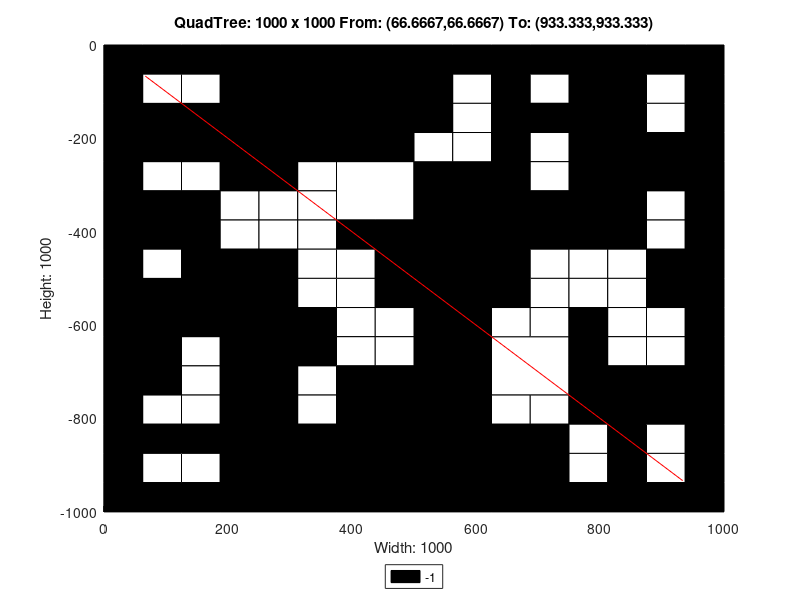

Here is the MATLAB script that generated this plot:
axis([0 1000 -1000 0]);
title('QuadTree: 1000 x 1000 From: (66.6667,66.6667) To: (933.333,933.333)');
xlabel('Width: 1000');
ylabel('Height: 1000');
rectangle('Position',[250 -250 250 250], 'FaceColor',[0 0 0]);
rectangle('Position',[0 -250 125 125], 'FaceColor',[0 0 0]);
rectangle('Position',[125 -250 125 125], 'FaceColor',[0 0 0]);
rectangle('Position',[375 -375 125 125], 'FaceColor',[1 1 1]);
rectangle('Position',[750 -125 125 125], 'FaceColor',[0 0 0]);
rectangle('Position',[750 -250 125 125], 'FaceColor',[0 0 0]);
rectangle('Position',[500 -375 125 125], 'FaceColor',[0 0 0]);
rectangle('Position',[500 -500 125 125], 'FaceColor',[0 0 0]);
rectangle('Position',[750 -375 125 125], 'FaceColor',[0 0 0]);
rectangle('Position',[0 -625 125 125], 'FaceColor',[0 0 0]);
rectangle('Position',[125 -625 125 125], 'FaceColor',[0 0 0]);
rectangle('Position',[0 -750 125 125], 'FaceColor',[0 0 0]);
rectangle('Position',[375 -875 125 125], 'FaceColor',[0 0 0]);
rectangle('Position',[250 -1000 125 125], 'FaceColor',[0 0 0]);
rectangle('Position',[375 -1000 125 125], 'FaceColor',[0 0 0]);
rectangle('Position',[500 -625 125 125], 'FaceColor',[0 0 0]);
rectangle('Position',[500 -750 125 125], 'FaceColor',[0 0 0]);
rectangle('Position',[625 -750 125 125], 'FaceColor',[1 1 1]);
rectangle('Position',[500 -875 125 125], 'FaceColor',[0 0 0]);
rectangle('Position',[500 -1000 125 125], 'FaceColor',[0 0 0]);
rectangle('Position',[625 -1000 125 125], 'FaceColor',[0 0 0]);
rectangle('Position',[0 -62.5 62.5 62.5], 'FaceColor',[0 0 0]);
rectangle('Position',[62.5 -62.5 62.5 62.5], 'FaceColor',[0 0 0]);
rectangle('Position',[0 -125 62.5 62.5], 'FaceColor',[0 0 0]);
rectangle('Position',[62.5 -125 62.5 62.5], 'FaceColor',[1 1 1]);
rectangle('Position',[125 -62.5 62.5 62.5], 'FaceColor',[0 0 0]);
rectangle('Position',[187.5 -62.5 62.5 62.5], 'FaceColor',[0 0 0]);
rectangle('Position',[125 -125 62.5 62.5], 'FaceColor',[1 1 1]);
rectangle('Position',[187.5 -125 62.5 62.5], 'FaceColor',[0 0 0]);
rectangle('Position',[0 -312.5 62.5 62.5], 'FaceColor',[0 0 0]);
rectangle('Position',[62.5 -312.5 62.5 62.5], 'FaceColor',[1 1 1]);
rectangle('Position',[0 -375 62.5 62.5], 'FaceColor',[0 0 0]);
rectangle('Position',[62.5 -375 62.5 62.5], 'FaceColor',[0 0 0]);
rectangle('Position',[125 -312.5 62.5 62.5], 'FaceColor',[1 1 1]);
rectangle('Position',[187.5 -312.5 62.5 62.5], 'FaceColor',[0 0 0]);
rectangle('Position',[125 -375 62.5 62.5], 'FaceColor',[0 0 0]);
rectangle('Position',[187.5 -375 62.5 62.5], 'FaceColor',[1 1 1]);
rectangle('Position',[0 -437.5 62.5 62.5], 'FaceColor',[0 0 0]);
rectangle('Position',[62.5 -437.5 62.5 62.5], 'FaceColor',[0 0 0]);
rectangle('Position',[0 -500 62.5 62.5], 'FaceColor',[0 0 0]);
rectangle('Position',[62.5 -500 62.5 62.5], 'FaceColor',[1 1 1]);
rectangle('Position',[125 -437.5 62.5 62.5], 'FaceColor',[0 0 0]);
rectangle('Position',[187.5 -437.5 62.5 62.5], 'FaceColor',[1 1 1]);
rectangle('Position',[125 -500 62.5 62.5], 'FaceColor',[0 0 0]);
rectangle('Position',[187.5 -500 62.5 62.5], 'FaceColor',[0 0 0]);
rectangle('Position',[250 -312.5 62.5 62.5], 'FaceColor',[0 0 0]);
rectangle('Position',[312.5 -312.5 62.5 62.5], 'FaceColor',[1 1 1]);
rectangle('Position',[250 -375 62.5 62.5], 'FaceColor',[1 1 1]);
rectangle('Position',[312.5 -375 62.5 62.5], 'FaceColor',[1 1 1]);
rectangle('Position',[250 -437.5 62.5 62.5], 'FaceColor',[1 1 1]);
rectangle('Position',[312.5 -437.5 62.5 62.5], 'FaceColor',[1 1 1]);
rectangle('Position',[250 -500 62.5 62.5], 'FaceColor',[0 0 0]);
rectangle('Position',[312.5 -500 62.5 62.5], 'FaceColor',[1 1 1]);
rectangle('Position',[375 -437.5 62.5 62.5], 'FaceColor',[0 0 0]);
rectangle('Position',[437.5 -437.5 62.5 62.5], 'FaceColor',[0 0 0]);
rectangle('Position',[375 -500 62.5 62.5], 'FaceColor',[1 1 1]);
rectangle('Position',[437.5 -500 62.5 62.5], 'FaceColor',[0 0 0]);
rectangle('Position',[500 -62.5 62.5 62.5], 'FaceColor',[0 0 0]);
rectangle('Position',[562.5 -62.5 62.5 62.5], 'FaceColor',[0 0 0]);
rectangle('Position',[500 -125 62.5 62.5], 'FaceColor',[0 0 0]);
rectangle('Position',[562.5 -125 62.5 62.5], 'FaceColor',[1 1 1]);
rectangle('Position',[625 -62.5 62.5 62.5], 'FaceColor',[0 0 0]);
rectangle('Position',[687.5 -62.5 62.5 62.5], 'FaceColor',[0 0 0]);
rectangle('Position',[625 -125 62.5 62.5], 'FaceColor',[0 0 0]);
rectangle('Position',[687.5 -125 62.5 62.5], 'FaceColor',[1 1 1]);
rectangle('Position',[500 -187.5 62.5 62.5], 'FaceColor',[0 0 0]);
rectangle('Position',[562.5 -187.5 62.5 62.5], 'FaceColor',[1 1 1]);
rectangle('Position',[500 -250 62.5 62.5], 'FaceColor',[1 1 1]);
rectangle('Position',[562.5 -250 62.5 62.5], 'FaceColor',[1 1 1]);
rectangle('Position',[625 -187.5 62.5 62.5], 'FaceColor',[0 0 0]);
rectangle('Position',[687.5 -187.5 62.5 62.5], 'FaceColor',[0 0 0]);
rectangle('Position',[625 -250 62.5 62.5], 'FaceColor',[0 0 0]);
rectangle('Position',[687.5 -250 62.5 62.5], 'FaceColor',[1 1 1]);
rectangle('Position',[875 -62.5 62.5 62.5], 'FaceColor',[0 0 0]);
rectangle('Position',[937.5 -62.5 62.5 62.5], 'FaceColor',[0 0 0]);
rectangle('Position',[875 -125 62.5 62.5], 'FaceColor',[1 1 1]);
rectangle('Position',[937.5 -125 62.5 62.5], 'FaceColor',[0 0 0]);
rectangle('Position',[875 -187.5 62.5 62.5], 'FaceColor',[1 1 1]);
rectangle('Position',[937.5 -187.5 62.5 62.5], 'FaceColor',[0 0 0]);
rectangle('Position',[875 -250 62.5 62.5], 'FaceColor',[0 0 0]);
rectangle('Position',[937.5 -250 62.5 62.5], 'FaceColor',[0 0 0]);
rectangle('Position',[625 -312.5 62.5 62.5], 'FaceColor',[0 0 0]);
rectangle('Position',[687.5 -312.5 62.5 62.5], 'FaceColor',[1 1 1]);
rectangle('Position',[625 -375 62.5 62.5], 'FaceColor',[0 0 0]);
rectangle('Position',[687.5 -375 62.5 62.5], 'FaceColor',[0 0 0]);
rectangle('Position',[625 -437.5 62.5 62.5], 'FaceColor',[0 0 0]);
rectangle('Position',[687.5 -437.5 62.5 62.5], 'FaceColor',[0 0 0]);
rectangle('Position',[625 -500 62.5 62.5], 'FaceColor',[0 0 0]);
rectangle('Position',[687.5 -500 62.5 62.5], 'FaceColor',[1 1 1]);
rectangle('Position',[875 -312.5 62.5 62.5], 'FaceColor',[0 0 0]);
rectangle('Position',[937.5 -312.5 62.5 62.5], 'FaceColor',[0 0 0]);
rectangle('Position',[875 -375 62.5 62.5], 'FaceColor',[1 1 1]);
rectangle('Position',[937.5 -375 62.5 62.5], 'FaceColor',[0 0 0]);
rectangle('Position',[750 -437.5 62.5 62.5], 'FaceColor',[0 0 0]);
rectangle('Position',[812.5 -437.5 62.5 62.5], 'FaceColor',[0 0 0]);
rectangle('Position',[750 -500 62.5 62.5], 'FaceColor',[1 1 1]);
rectangle('Position',[812.5 -500 62.5 62.5], 'FaceColor',[1 1 1]);
rectangle('Position',[875 -437.5 62.5 62.5], 'FaceColor',[1 1 1]);
rectangle('Position',[937.5 -437.5 62.5 62.5], 'FaceColor',[0 0 0]);
rectangle('Position',[875 -500 62.5 62.5], 'FaceColor',[0 0 0]);
rectangle('Position',[937.5 -500 62.5 62.5], 'FaceColor',[0 0 0]);
rectangle('Position',[125 -687.5 62.5 62.5], 'FaceColor',[1 1 1]);
rectangle('Position',[187.5 -687.5 62.5 62.5], 'FaceColor',[0 0 0]);
rectangle('Position',[125 -750 62.5 62.5], 'FaceColor',[1 1 1]);
rectangle('Position',[187.5 -750 62.5 62.5], 'FaceColor',[0 0 0]);
rectangle('Position',[250 -562.5 62.5 62.5], 'FaceColor',[0 0 0]);
rectangle('Position',[312.5 -562.5 62.5 62.5], 'FaceColor',[1 1 1]);
rectangle('Position',[250 -625 62.5 62.5], 'FaceColor',[0 0 0]);
rectangle('Position',[312.5 -625 62.5 62.5], 'FaceColor',[0 0 0]);
rectangle('Position',[375 -562.5 62.5 62.5], 'FaceColor',[1 1 1]);
rectangle('Position',[437.5 -562.5 62.5 62.5], 'FaceColor',[0 0 0]);
rectangle('Position',[375 -625 62.5 62.5], 'FaceColor',[1 1 1]);
rectangle('Position',[437.5 -625 62.5 62.5], 'FaceColor',[1 1 1]);
rectangle('Position',[250 -687.5 62.5 62.5], 'FaceColor',[0 0 0]);
rectangle('Position',[312.5 -687.5 62.5 62.5], 'FaceColor',[0 0 0]);
rectangle('Position',[250 -750 62.5 62.5], 'FaceColor',[0 0 0]);
rectangle('Position',[312.5 -750 62.5 62.5], 'FaceColor',[1 1 1]);
rectangle('Position',[375 -687.5 62.5 62.5], 'FaceColor',[1 1 1]);
rectangle('Position',[437.5 -687.5 62.5 62.5], 'FaceColor',[1 1 1]);
rectangle('Position',[375 -750 62.5 62.5], 'FaceColor',[0 0 0]);
rectangle('Position',[437.5 -750 62.5 62.5], 'FaceColor',[0 0 0]);
rectangle('Position',[0 -812.5 62.5 62.5], 'FaceColor',[0 0 0]);
rectangle('Position',[62.5 -812.5 62.5 62.5], 'FaceColor',[1 1 1]);
rectangle('Position',[0 -875 62.5 62.5], 'FaceColor',[0 0 0]);
rectangle('Position',[62.5 -875 62.5 62.5], 'FaceColor',[0 0 0]);
rectangle('Position',[125 -812.5 62.5 62.5], 'FaceColor',[1 1 1]);
rectangle('Position',[187.5 -812.5 62.5 62.5], 'FaceColor',[0 0 0]);
rectangle('Position',[125 -875 62.5 62.5], 'FaceColor',[0 0 0]);
rectangle('Position',[187.5 -875 62.5 62.5], 'FaceColor',[0 0 0]);
rectangle('Position',[0 -937.5 62.5 62.5], 'FaceColor',[0 0 0]);
rectangle('Position',[62.5 -937.5 62.5 62.5], 'FaceColor',[1 1 1]);
rectangle('Position',[0 -1000 62.5 62.5], 'FaceColor',[0 0 0]);
rectangle('Position',[62.5 -1000 62.5 62.5], 'FaceColor',[0 0 0]);
rectangle('Position',[125 -937.5 62.5 62.5], 'FaceColor',[1 1 1]);
rectangle('Position',[187.5 -937.5 62.5 62.5], 'FaceColor',[0 0 0]);
rectangle('Position',[125 -1000 62.5 62.5], 'FaceColor',[0 0 0]);
rectangle('Position',[187.5 -1000 62.5 62.5], 'FaceColor',[0 0 0]);
rectangle('Position',[250 -812.5 62.5 62.5], 'FaceColor',[0 0 0]);
rectangle('Position',[312.5 -812.5 62.5 62.5], 'FaceColor',[1 1 1]);
rectangle('Position',[250 -875 62.5 62.5], 'FaceColor',[0 0 0]);
rectangle('Position',[312.5 -875 62.5 62.5], 'FaceColor',[0 0 0]);
rectangle('Position',[625 -562.5 62.5 62.5], 'FaceColor',[0 0 0]);
rectangle('Position',[687.5 -562.5 62.5 62.5], 'FaceColor',[1 1 1]);
rectangle('Position',[625 -625 62.5 62.5], 'FaceColor',[1 1 1]);
rectangle('Position',[687.5 -625 62.5 62.5], 'FaceColor',[1 1 1]);
rectangle('Position',[750 -562.5 62.5 62.5], 'FaceColor',[1 1 1]);
rectangle('Position',[812.5 -562.5 62.5 62.5], 'FaceColor',[1 1 1]);
rectangle('Position',[750 -625 62.5 62.5], 'FaceColor',[0 0 0]);
rectangle('Position',[812.5 -625 62.5 62.5], 'FaceColor',[1 1 1]);
rectangle('Position',[875 -562.5 62.5 62.5], 'FaceColor',[0 0 0]);
rectangle('Position',[937.5 -562.5 62.5 62.5], 'FaceColor',[0 0 0]);
rectangle('Position',[875 -625 62.5 62.5], 'FaceColor',[1 1 1]);
rectangle('Position',[937.5 -625 62.5 62.5], 'FaceColor',[0 0 0]);
rectangle('Position',[750 -687.5 62.5 62.5], 'FaceColor',[0 0 0]);
rectangle('Position',[812.5 -687.5 62.5 62.5], 'FaceColor',[1 1 1]);
rectangle('Position',[750 -750 62.5 62.5], 'FaceColor',[0 0 0]);
rectangle('Position',[812.5 -750 62.5 62.5], 'FaceColor',[0 0 0]);
rectangle('Position',[875 -687.5 62.5 62.5], 'FaceColor',[1 1 1]);
rectangle('Position',[937.5 -687.5 62.5 62.5], 'FaceColor',[0 0 0]);
rectangle('Position',[875 -750 62.5 62.5], 'FaceColor',[0 0 0]);
rectangle('Position',[937.5 -750 62.5 62.5], 'FaceColor',[0 0 0]);
rectangle('Position',[625 -812.5 62.5 62.5], 'FaceColor',[1 1 1]);
rectangle('Position',[687.5 -812.5 62.5 62.5], 'FaceColor',[1 1 1]);
rectangle('Position',[625 -875 62.5 62.5], 'FaceColor',[0 0 0]);
rectangle('Position',[687.5 -875 62.5 62.5], 'FaceColor',[0 0 0]);
rectangle('Position',[750 -812.5 62.5 62.5], 'FaceColor',[0 0 0]);
rectangle('Position',[812.5 -812.5 62.5 62.5], 'FaceColor',[0 0 0]);
rectangle('Position',[750 -875 62.5 62.5], 'FaceColor',[1 1 1]);
rectangle('Position',[812.5 -875 62.5 62.5], 'FaceColor',[0 0 0]);
rectangle('Position',[875 -812.5 62.5 62.5], 'FaceColor',[0 0 0]);
rectangle('Position',[937.5 -812.5 62.5 62.5], 'FaceColor',[0 0 0]);
rectangle('Position',[875 -875 62.5 62.5], 'FaceColor',[1 1 1]);
rectangle('Position',[937.5 -875 62.5 62.5], 'FaceColor',[0 0 0]);
rectangle('Position',[750 -937.5 62.5 62.5], 'FaceColor',[1 1 1]);
rectangle('Position',[812.5 -937.5 62.5 62.5], 'FaceColor',[0 0 0]);
rectangle('Position',[750 -1000 62.5 62.5], 'FaceColor',[0 0 0]);
rectangle('Position',[812.5 -1000 62.5 62.5], 'FaceColor',[0 0 0]);
rectangle('Position',[875 -937.5 62.5 62.5], 'FaceColor',[1 1 1]);
rectangle('Position',[937.5 -937.5 62.5 62.5], 'FaceColor',[0 0 0]);
rectangle('Position',[875 -1000 62.5 62.5], 'FaceColor',[0 0 0]);
rectangle('Position',[937.5 -1000 62.5 62.5], 'FaceColor',[0 0 0]);
X=[933.333,66.6667];
Y=[-933.333,-66.6667];
hold on;
plot(X,Y,'r');
legend('-1','Location','southoutside');
